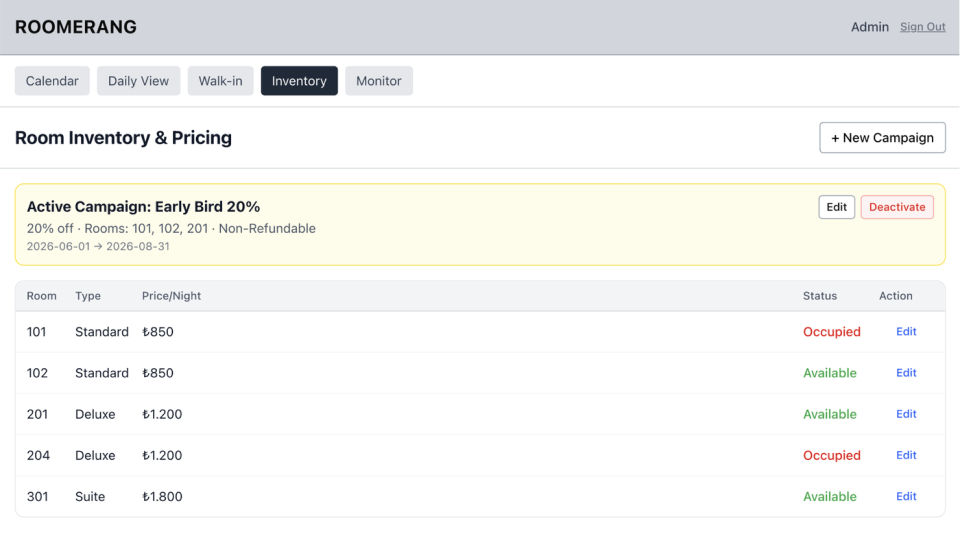
#> input picture proje_resim/Roomerang/inventory_admin.png, 1920 x 1087 px (shown at 1/2 size)
$ python fix.py
#> lines starting #> are read from the running program, lines starting #| are printed output that depends on the picture
from PIL import Image, ImageDraw
import glob
import os

files = [
    'inventory_admin.png',
    'room_select.png',
    'room_booking.png',
    'admin.png',
    'daily_view.png',
    'main_page.png'
]

TARGET_SIZE = (1600, 1600)

for filename in files:
    filepath = os.path.join('proje_resim/Roomerang', filename)
    if not os.path.exists(filepath): continue

    try:
        img = Image.open(filepath).convert("RGBA")
#> img is the input picture: PIL image 1920x1087 RGBA; mean R, G, B, A 244.5, 244.6, 242.7, 255

        # We want to fit it in 1400x1400 to have some padding
        img_w, img_h = img.size
#> img_w = 1920; img_h = 1087
        scale = min(1400 / img_w, 1400 / img_h)
#> scale = 0.729
        new_w = int(img_w * scale)
#> new_w = 1400
        new_h = int(img_h * scale)
#> new_h = 792

        img = img.resize((new_w, new_h), Image.Resampling.LANCZOS)
#> img: PIL image 1400x792 RGBA

        # Add a subtle border/shadow effect? No, let's just pad it.
        new_img = Image.new("RGBA", TARGET_SIZE, (0, 0, 0, 0))
#> new_img: PIL image 1600x1600 RGBA; every value is 0

        # Center
        x = (1600 - new_w) // 2
#> x = 100
        y = (1600 - new_h) // 2
#> y = 404
        new_img.paste(img, (x, y))
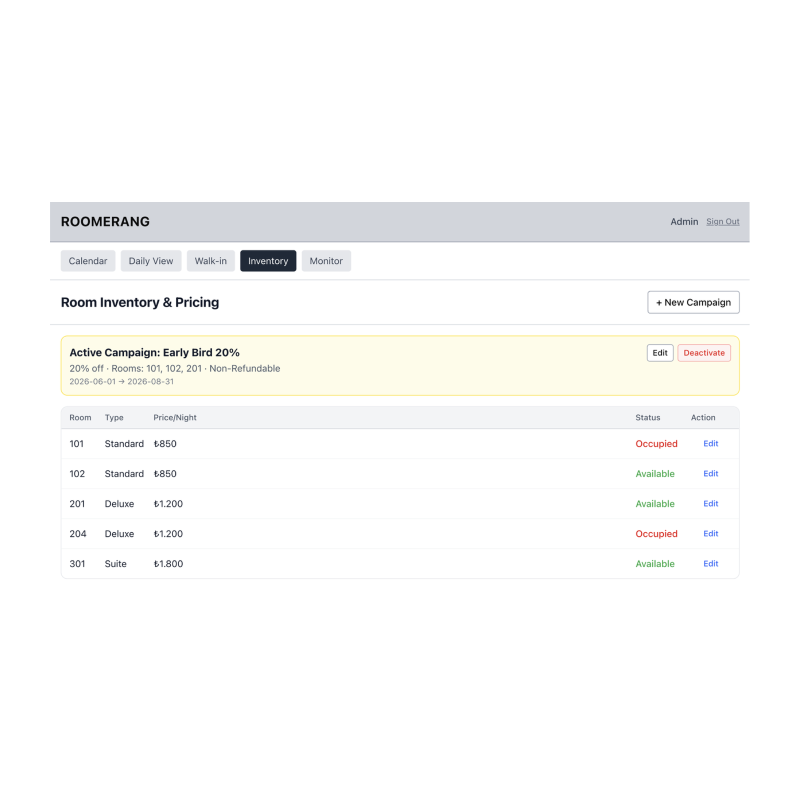
#> new_img: PIL image 1600x1600 RGBA (shown at 1/2 size); mean R, G, B, A 105.9, 105.9, 105.1, 110.4; transparent parts drawn white

        new_img.save(filepath)
        print(f"Fixed {filename}")
    except Exception as e:
        print(f"Error {filename}: {e}")
#> pass 2 of the loop `for filename in files:`:
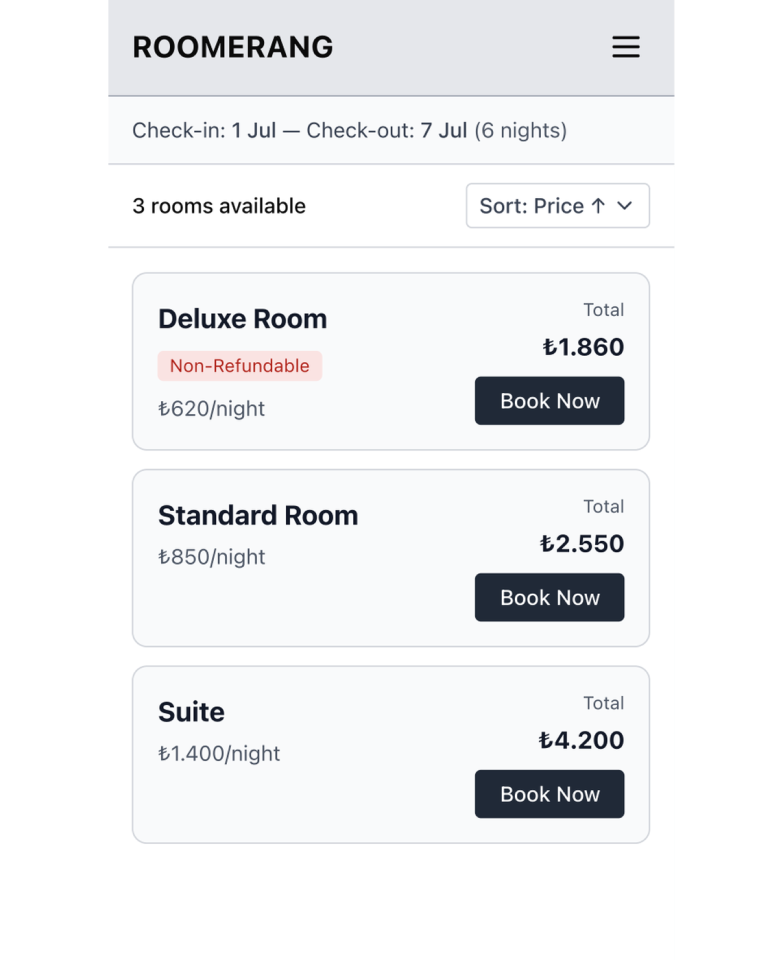
#> input picture proje_resim/Roomerang/room_select.png, 1566 x 1920 px (shown at 1/2 size)
#> img is the input picture: PIL image 1566x1920 RGBA; mean R, G, B, A 170.1, 170.8, 172.1, 184.4
#> img: PIL image 1141x1400 RGBA
#> `new_img.paste(img, (x, y))`:
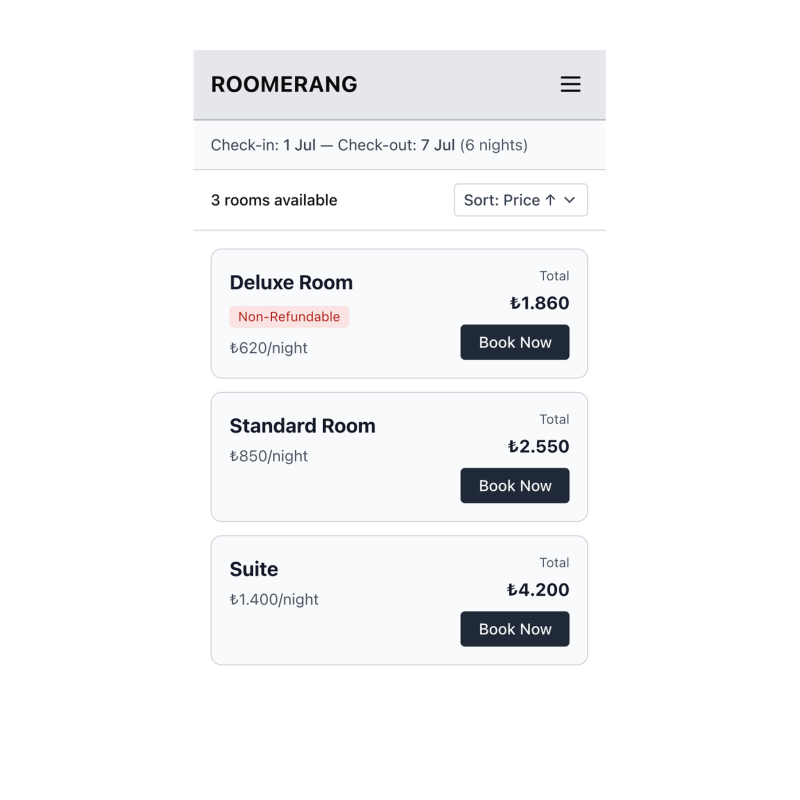
#> new_img: PIL image 1600x1600 RGBA (shown at 1/2 size); mean R, G, B, A 106.5, 106.9, 107.7, 115.1; transparent parts drawn white
#> pass 3 of the loop `for filename in files:`:
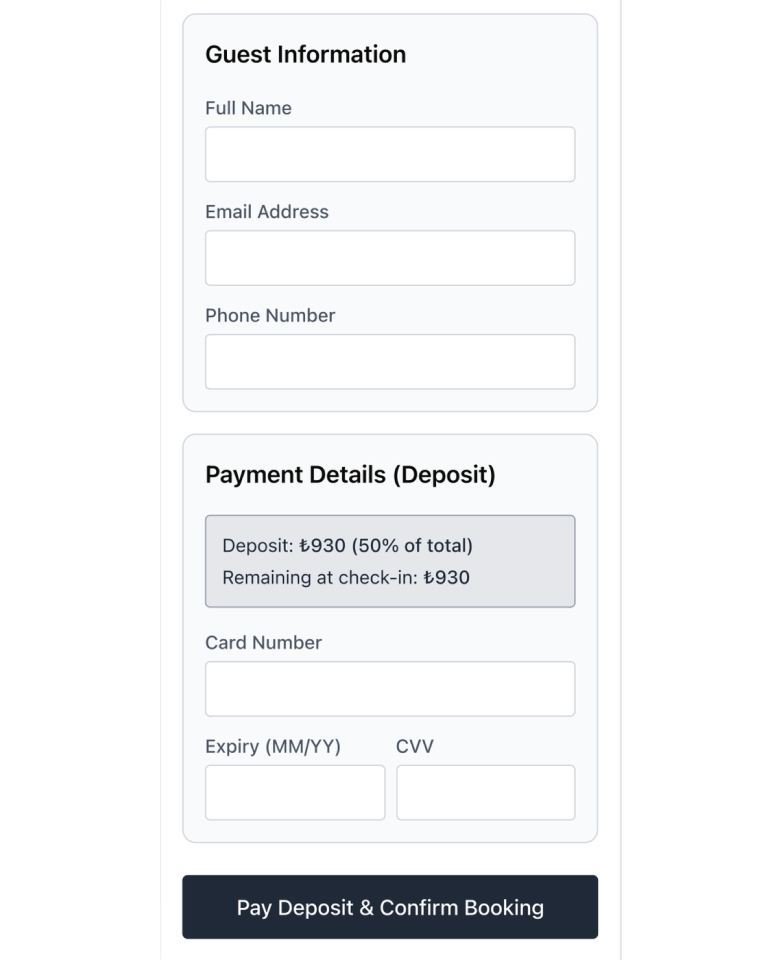
#> input picture proje_resim/Roomerang/room_booking.png, 1566 x 1920 px (shown at 1/2 size)
#> img is the input picture: PIL image 1566x1920 RGBA; mean R, G, B, A 137.3, 138, 139.1, 150.3
#> img: PIL image 1141x1400 RGBA
#> `new_img.paste(img, (x, y))`:
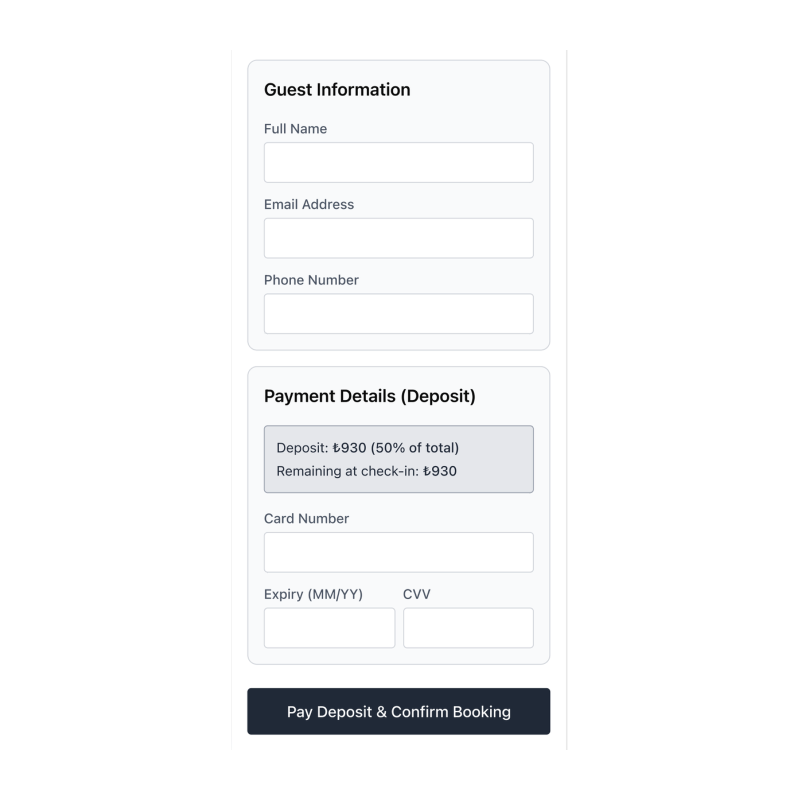
#> new_img: PIL image 1600x1600 RGBA (shown at 1/2 size); mean R, G, B, A 86, 86.5, 87.2, 93.8; transparent parts drawn white
#> the loop made 6 passes; the first 3 are shown
